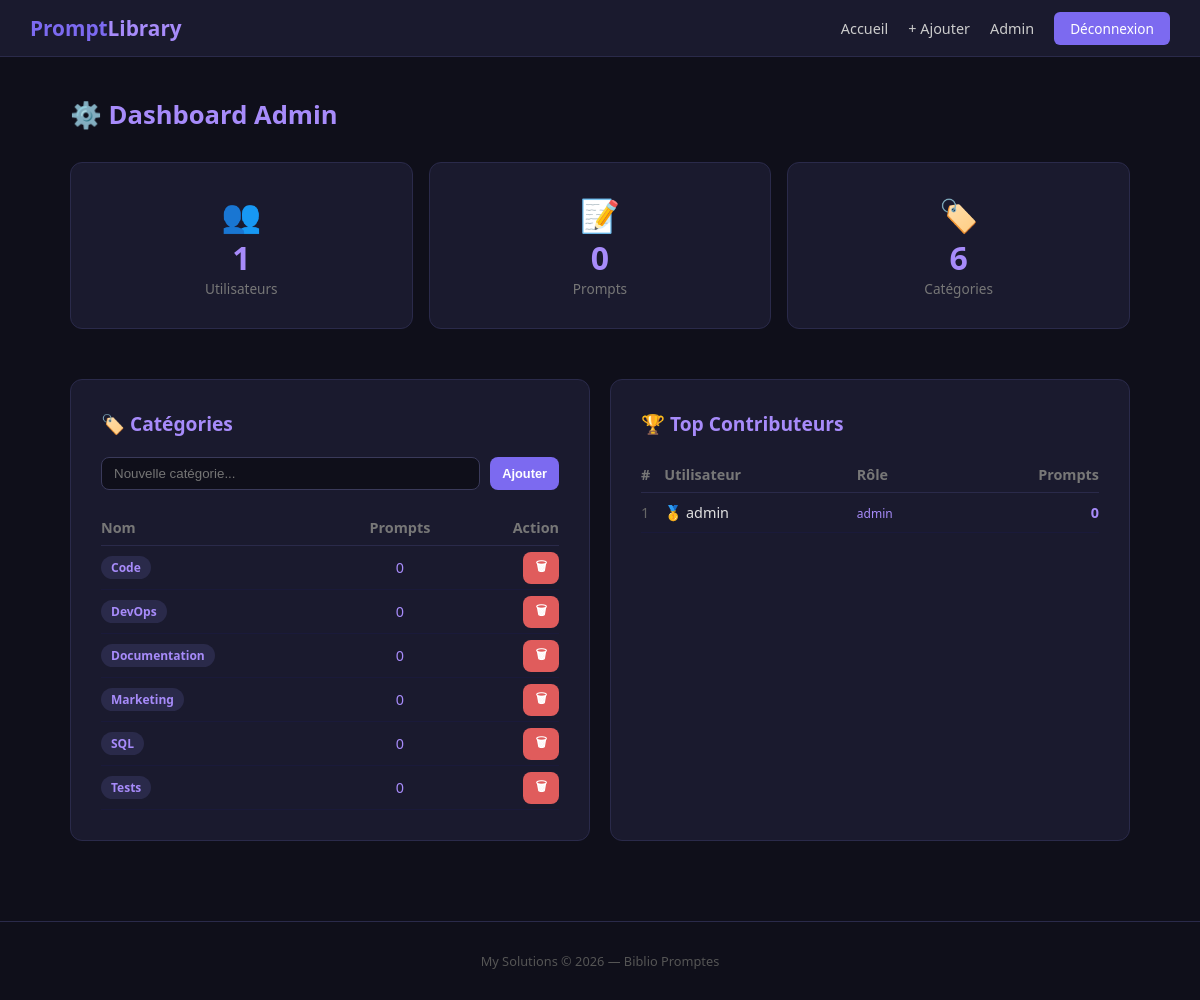
Screenshot of /pages/admin.php (signed in) with the database file from the repository.
### tables this page shows
CREATE TABLE categories (
    id         INT AUTO_INCREMENT PRIMARY KEY,
    name       VARCHAR(50) NOT NULL UNIQUE,             
    created_at DATETIME DEFAULT CURRENT_TIMESTAMP
);

### includes/session.php (called while the page is built, shortened)
<?php
function isLoggedIn() {
    return isset($_SESSION['user_id']);
}
function isAdmin() {
    return isset($_SESSION['role']) && $_SESSION['role'] === 'admin';
}
function clean($data) {
    return htmlspecialchars(trim($data), ENT_QUOTES, 'UTF-8');
}

### pages/admin.php (the view, shortened to what this page needs)
<?php
require_once __DIR__ . '/../includes/session.php';
$pdo     = getConnection();
$categories = $pdo->query("
    SELECT categories.*, COUNT(prompts.id) AS prompt_count
    FROM categories
    LEFT JOIN prompts ON categories.id = prompts.category_id
    GROUP BY categories.id
    ORDER BY categories.name
")->fetchAll();
$topContributors = $pdo->query("
    SELECT users.username, users.role, COUNT(prompts.id) AS prompt_count
    FROM users
    LEFT JOIN prompts ON users.id = prompts.user_id
    GROUP BY users.id
    ORDER BY prompt_count DESC
    LIMIT 10
")->fetchAll();
$totalUsers   = $pdo->query("SELECT COUNT(*) FROM users")->fetchColumn();
$totalPrompts = $pdo->query("SELECT COUNT(*) FROM prompts")->fetchColumn();
$totalCats    = $pdo->query("SELECT COUNT(*) FROM categories")->fetchColumn();
?>
<?php require_once __DIR__ . '/../includes/header.php'; ?>
<div class="container">
    <h1 style="font-size:1.6rem; color:#a78bfa; margin-bottom:30px;">⚙️ Dashboard Admin</h1>
    <div style="display:grid; grid-template-columns: repeat(3, 1fr); gap:16px; margin-bottom:30px;">
        <?php
        $stats = [
            ['👥', 'Utilisateurs',  $totalUsers],
            ['📝', 'Prompts',       $totalPrompts],
            ['🏷️', 'Catégories',   $totalCats],
        ];
        foreach ($stats as [$icon, $label, $value]):
        ?>
        <div class="card" style="text-align:center;">
            <div style="font-size:2rem;"><?= $icon ?></div>
            <div style="font-size:2rem; font-weight:bold; color:#a78bfa;"><?= $value ?></div>
            <div style="color:#777; font-size:0.85rem;"><?= $label ?></div>
        </div>
        <?php endforeach; ?>
    </div>
    <div style="display:grid; grid-template-columns: 1fr 1fr; gap:20px;">
        <div class="card">
            <h2>🏷️ Catégories</h2>
            <form method="POST" style="display:flex; gap:10px; margin-bottom:20px;">
                <input type="text" name="category_name" placeholder="Nouvelle catégorie..."
                       style="flex:1; padding:8px 12px; background:#0f0f1a; border:1px solid #3a3a5a; border-radius:8px; color:#e0e0e0;">
                <button type="submit" name="add_category" class="btn btn-primary btn-sm">Ajouter</button>
            </form>
            <table style="width:100%; border-collapse:collapse; font-size:0.9rem;">
                <thead>
                    <tr style="color:#777; border-bottom:1px solid #2a2a4a;">
                        <th style="text-align:left; padding:8px 0;">Nom</th>
                        <th style="text-align:center;">Prompts</th>
                        <th style="text-align:right;">Action</th>
                    </tr>
                </thead>
                <tbody>
                    <?php foreach ($categories as $cat): ?>
                    <tr style="border-bottom:1px solid #1a1a3a;">
                        <td style="padding:10px 0;">
                            <span class="badge"><?= clean($cat['name']) ?></span>
                        </td>
                        <td style="text-align:center; color:#a78bfa;"><?= $cat['prompt_count'] ?></td>
                        <td style="text-align:right;">
                            <?php if ((int)$cat['prompt_count'] === 0): ?>
                                <a href="admin.php?delete_category=<?= $cat['id'] ?>"
                                   onclick="return confirm('Supprimer cette catégorie ?')"
                                   class="btn btn-danger btn-sm">🗑</a>
                            <?php else: ?>
                                <span style="color:#555; font-size:0.75rem;">en usage</span>
                            <?php endif; ?>
                        </td>
                    </tr>
                    <?php endforeach; ?>
                </tbody>
            </table>
        </div>
        <div class="card">
            <h2>🏆 Top Contributeurs</h2>
            <table style="width:100%; border-collapse:collapse; font-size:0.9rem;">
                <thead>
                    <tr style="color:#777; border-bottom:1px solid #2a2a4a;">
                        <th style="text-align:left; padding:8px 0;">#</th>
                        <th style="text-align:left;">Utilisateur</th>
                        <th style="text-align:left;">Rôle</th>
                        <th style="text-align:right;">Prompts</th>
                    </tr>
                </thead>
                <tbody>
                    <?php foreach ($topContributors as $index => $contributor): ?>
                    <tr style="border-bottom:1px solid #1a1a3a;">
                        <td style="padding:10px 0; color:#666;"><?= $index + 1 ?></td>
                        <td>
                            <?php
                            $medals = ['🥇', '🥈', '🥉'];
                            echo ($medals[$index] ?? '') . ' ';
                            echo clean($contributor['username']);
                            ?>
                        </td>
                        <td>
                            <span style="font-size:0.75rem; color: <?= $contributor['role'] === 'admin' ? '#a78bfa' : '#5ce08a' ?>">
                                <?= $contributor['role'] ?>
                            </span>
                        </td>
                        <td style="text-align:right; color:#a78bfa; font-weight:bold;">
                            <?= $contributor['prompt_count'] ?>
                        </td>
                    </tr>
                    <?php endforeach; ?>
                </tbody>
            </table>
        </div>
    </div>
</div>
<?php require_once __DIR__ . '/../includes/footer.php'; ?>

### includes/header.php (shortened to what this page needs)
<?php
require_once __DIR__ . '/session.php';
?>
<!DOCTYPE html>
<html lang="fr">
<head>
</head>
<body>
<nav>
    <div class="logo">Prompt<span>Library</span></div>
    <ul>
        <li><a href="/prompt-library/index.php">Accueil</a></li>
        <?php if (isLoggedIn()): ?>
            <li><a href="/prompt-library/pages/add_prompt.php">+ Ajouter</a></li>
            <?php if (isAdmin()): ?>
                <li><a href="/prompt-library/pages/admin.php">Admin</a></li>
            <?php endif; ?>
            <li><a href="/prompt-library/pages/logout.php" class="btn-nav">Déconnexion</a></li>
        <?php else: ?>
            <li><a href="/prompt-library/pages/login.php">Connexion</a></li>
            <li><a href="/prompt-library/pages/register.php" class="btn-nav">S'inscrire</a></li>
        <?php endif; ?>
    </ul>
</nav>

### includes/footer.php
<footer style="text-align:center; padding: 30px; color: #555; font-size:0.8rem; margin-top: 60px; border-top: 1px solid #2a2a4a;">
    My Solutions &copy; <?= date('Y') ?> — Biblio Promptes
</footer>
</body>
</html>

### includes/header.php (style rules this page uses)
* { margin: 0; padding: 0; box-sizing: border-box; }
body { font-family: 'Segoe UI', sans-serif; background: #0f0f1a; color: #e0e0e0; min-height: 100vh; }
a { color: #7c6af0; text-decoration: none; }
nav { background: #1a1a2e; padding: 14px 30px; display: flex; align-items: center; justify-content: space-between; border-bottom: 1px solid #2a2a4a; }
nav .logo { font-size: 1.3rem; font-weight: bold; color: #7c6af0; }
nav .logo span { color: #a78bfa; }
nav ul { list-style: none; display: flex; gap: 20px; align-items: center; }
nav ul li a { color: #ccc; font-size: 0.9rem; }
nav .btn-nav { background: #7c6af0; color: white; padding: 7px 16px; border-radius: 6px; font-size: 0.85rem; }
.container { max-width: 1100px; margin: 40px auto; padding: 0 20px; }
.card { background: #1a1a2e; border: 1px solid #2a2a4a; border-radius: 12px; padding: 30px; margin-bottom: 20px; }
.card h2 { font-size: 1.2rem; color: #a78bfa; margin-bottom: 20px; }
.btn { display: inline-block; padding: 10px 22px; border-radius: 8px; border: none; cursor: pointer; font-size: 0.95rem; font-weight: 600; }
.btn-primary { background: #7c6af0; color: white; }
.btn-danger { background: #e05c5c; color: white; }
.btn-sm { padding: 5px 12px; font-size: 0.8rem; }
.badge { display: inline-block; padding: 3px 10px; border-radius: 20px; font-size: 0.75rem; font-weight: 600; background: #2a2a4a; color: #a78bfa; }

### rows the page displays
categories: name "Code", prompt_count "0"
categories: name "DevOps", prompt_count "0"
categories: name "Documentation", prompt_count "0"
categories: name "Marketing", prompt_count "0"
categories: name "SQL", prompt_count "0"
categories: name "Tests", prompt_count "0"

### other values shown
$icon "👥"
$value "1"
$label "Utilisateurs"
$icon "📝"
$value "0"
$label "Prompts"
$icon "🏷️"
$value "6"
$label "Catégories"
$medals[$index] "🥇"
$contributor['username'] "admin"
$contributor['role'] "admin"
$contributor['prompt_count'] "0"
